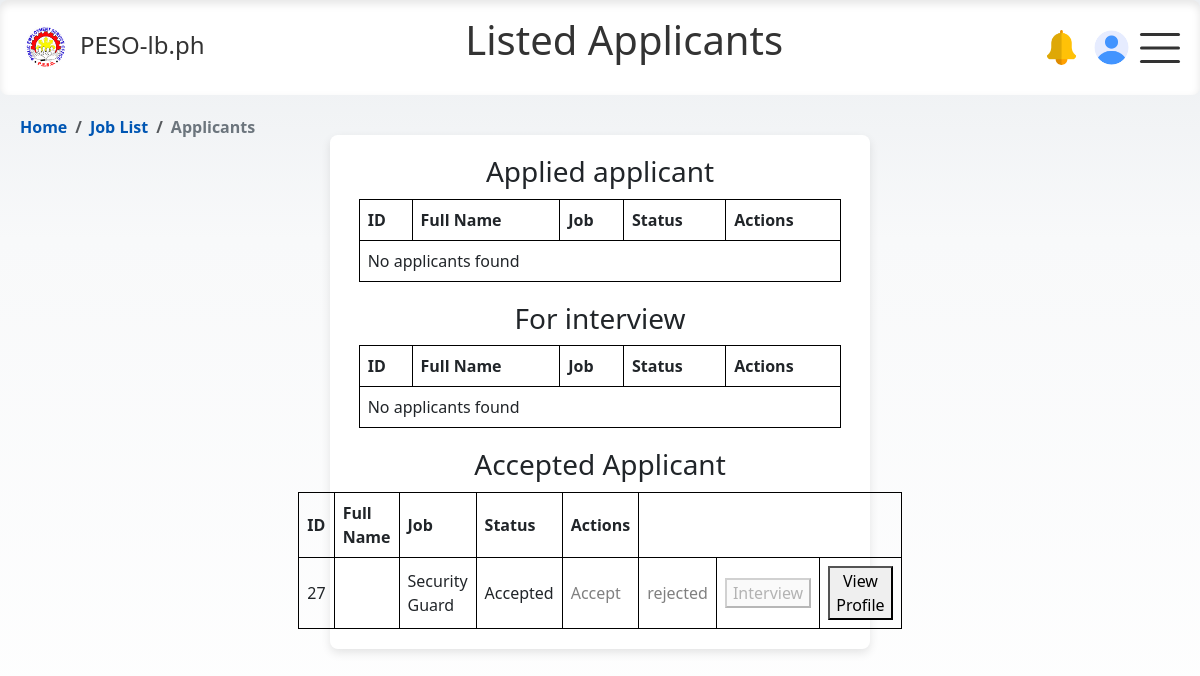
/html/adminpage/applicant_list.php?job_id=13 (signed in), run on the app's committed database.
### tables this page shows
CREATE TABLE `applicant_profile` (
  `id` int(11) NOT NULL,
  `user_id` int(11) NOT NULL,
  `email` varchar(255) NOT NULL,
  `first_name` varchar(100) DEFAULT NULL,
  `last_name` varchar(100) DEFAULT NULL,
  `middle_name` varchar(100) DEFAULT NULL,
  `dob` date DEFAULT NULL,
  `age` int(11) DEFAULT NULL,
  `specialization` varchar(255) DEFAULT NULL,
  `sex` enum('male','female') DEFAULT NULL,
  `civil_status` enum('Single','Married','Widowed') DEFAULT NULL,
  `contact_no` int(11) DEFAULT NULL,
  `photo` varchar(255) DEFAULT 'user.png',
  `house_address` varchar(255) DEFAULT NULL,
  `sss_no` varchar(20) DEFAULT NULL,
  `pagibig_no` varchar(20) DEFAULT NULL,
  `philhealth_no` varchar(20) DEFAULT NULL,
  `passport_no` varchar(20) DEFAULT NULL,
  `immigration_status` enum('Documented','Undocumented','Returning','Repatriated') DEFAULT NULL,
  `spouse_name` varchar(100) DEFAULT NULL,
  `spouse_contact` varchar(15) DEFAULT NULL,
  `fathers_name` varchar(100) DEFAULT NULL,
  `fathers_address` varchar(255) DEFAULT NULL,
  `mothers_name` varchar(100) DEFAULT NULL,
  `mothers_address` varchar(255) DEFAULT NULL,
  `emergency_contact_name` varchar(100) DEFAULT NULL,
  `next_of_kin_relationship` varchar(50) DEFAULT NULL,
  `next_of_kin_contact` varchar(15) DEFAULT NULL,
  `education_level` enum('Elementary Undergraduate','Elementary Graduate','High School Undergraduate','High School Graduate','College Undergraduate','College Graduate','Vocational') DEFAULT NULL,
  `occupation` enum('Administrative Work','Medical Work','Factory/Manufacturing','Farmers (Agriculture)','Teaching','Information Technology','Engineering','Restaurant Jobs (F&B)','Seaman (Sea-Based)','Household Service Worker (Domestic Helper)','Construction Work','Entertainment','Tourism Sector','Hospitality Sector','Others') DEFAULT NULL,
  `prefix` enum('Sr.','Jr.','II','III','IV','V','VI','VII') DEFAULT NULL,
  `emergency_contact_num` int(11) DEFAULT NULL,
  `income` int(11) DEFAULT NULL,
  `country` varchar(100) DEFAULT NULL,
  `employment_type` varchar(100) DEFAULT NULL,
  `employment_form` enum('Recruitment Agency','Government Hire','Name Hire','Referral') DEFAULT NULL,
  `employer_name` varchar(100) DEFAULT NULL,
  `contact_number` int(11) DEFAULT NULL,
  `employer_address` varchar(100) DEFAULT NULL,
  `local_agency_name` varchar(100) DEFAULT NULL,
  `local_agency_address` varchar(100) DEFAULT NULL,
  `arrival_date` date DEFAULT NULL,
  `dept_date` date DEFAULT NULL
);

CREATE TABLE `applications` (
  `id` int(11) NOT NULL,
  `applicant_id` int(11) DEFAULT NULL,
  `job_posting_id` int(11) DEFAULT NULL,
  `application_date` date DEFAULT NULL,
  `status` varchar(50) DEFAULT 'pending',
  `job` varchar(255) DEFAULT NULL
);

### html/adminpage/applicant_list.php (the view, shortened to what this page needs)
<?php
    include '../../php/conn_db.php';
    function checkSession() {
        if (!isset($_SESSION['id'])) {
            header("Location: ../../index.html");
            exit();
        } else {
            return $_SESSION['id'];
        }
    }
    $userId = checkSession();
    $jobid = $_GET['job_id'];
    $sql = "SELECT ap.*, a.*
    FROM applicant_profile ap
    JOIN applications a ON ap.user_id = a.applicant_id
    WHERE a.job_posting_id = ? AND a.status != 'rejected'";
        $stmt = $conn->prepare($sql);
        $stmt->bind_param("i", $jobid);
        $stmt->execute();
        $result = $stmt->get_result();
        $pending = [];
        $review = [];
        $rejected = [];
        if ($result->num_rows > 0) {
        while ($row = $result->fetch_assoc()) {
            if ($row['status'] == 'pending') {
                $pending[] = $row;
            } elseif ($row['status'] == 'interview') {
                $review[] = $row;
            } elseif ($row['status'] == 'accepted') {
                $rejected[] = $row;
            }
        }
        }
    $sql = "SELECT * FROM empyers WHERE id = ?";
    $stmt = $conn->prepare($sql);
    $stmt->bind_param("i", $userId);
    $stmt->execute();
    $res = $stmt->get_result();
    $row = $res->fetch_assoc();
?>
<!DOCTYPE html>
<html>
<head>
    <link rel="stylesheet" href="https://cdn.jsdelivr.net/npm/bootstrap@5.3.0/dist/css/bootstrap.min.css">
    <link href="https://cdnjs.cloudflare.com/ajax/libs/bootstrap-icons/1.10.0/font/bootstrap-icons.min.css" rel="stylesheet">
    <link rel="stylesheet" href="../../css/modal-form.css">
    <link rel="stylesheet" href="../../css/nav_float.css">
    <link rel="stylesheet" href="../../css/employer.css">
</head>
<body>
<nav>
    <div class="logo">
        <img src="../../img/logo_peso.png" alt="Logo">
        <a href="#"> PESO-lb.ph</a>
    </div>
    <header>
        <h1 class="h1">Listed Applicants</h1>
    </header>
    <div class="profile-icons">
        <div class="notif-icon" data-bs-toggle="popover" data-bs-content="#" data-bs-placement="bottom">
            <img id="#" src="../../img/notif.png" alt="Profile Picture" class="rounded-circle">
        </div>
        <div class="profile-icon-employer" data-bs-toggle="popover" data-bs-placement="bottom">
          <?php if (!empty($row['photo'])): ?>
              <img id="preview" src="php/employer/images/<?php echo $row['photo']; ?>" alt="Profile Image" class="circular--square">
          <?php else: ?>
              <img src="../../img/user-placeholder.png" alt="Profile Picture" class="rounded-circle">
          <?php endif; ?>
        </div>
    </div>
    <div class="burger" id="burgerToggle">
        <span></span>
        <span></span>
        <span></span>
    </div>
</nav>
<nav class="bcrumb-container" aria-label="breadcrumb">
  <ol class="breadcrumb">
    <li class="breadcrumb-item"><a href="../../html/employer/employer_home.php" >Home</a></li>
    <li class="breadcrumb-item"><a href="create_job.php" >Job List</a></li>
    <li class="breadcrumb-item active" aria-current="page">Applicants</li>
  </ol>
</nav>
    <div class='ep-container'>
        <div class="category-container">
        <?php
            function display_table($applicants, $status_label) {
                echo "<h3>$status_label</h3>";
                echo "<table>
                        <tr>
                            <th>ID</th>
                            <th>Full Name</th>
                            <th>Job</th>
                            <th>Status</th>
                            <th>Actions</th>
                        </tr>";
                if (!empty($applicants)) {
                    foreach ($applicants as $row) {
                        $full_name = htmlspecialchars($row['first_name'] . ' ' . $row['middle_name'] . ' ' . $row['last_name']);
                        $status = $row['status'];
                        $interview_button_disabled = ($status == 'interview' || $status == 'accepted') ? 'disabled' : '';
                        $accept_link_disabled = ($status == 'accepted') ? 'disabled-link' : '';
                        echo "
                        <tr>
                            <td>" . htmlspecialchars($row['applicant_id']) . "</td>
                            <td>" . htmlspecialchars($full_name) . "</td>
                            <td>" . htmlspecialchars($row['job']) . "</td>
                            <td>" . ucfirst($row['status']) . "</td>
                            <td>
                                <a href='application_process.php?id= ". htmlspecialchars($row['user_id']). "'
                                class='".$accept_link_disabled."'>Accept</a>
                            </td>
                            <td>
                            <a href='application_rejection.php?id=" . htmlspecialchars($row['user_id']) . "'
                            class='".$accept_link_disabled."'>rejected</a>
                            </td>
                            <td>
                                <button id='openFormBtn' data-applicant-id=" . htmlspecialchars($row["applicant_id"]) ."
                                data-job-id=" . htmlspecialchars($row["job_posting_id"]) . " $interview_button_disabled>Interview</button>
                            </td>
                            <td><button id='profileFormBtn' class='openProfileBtn' data-applicant-id='" . htmlspecialchars($row["applicant_id"]) . "'>View Profile</button></td>
                        </tr>";
                    }
                } else {
                    echo "<tr><td colspan='5'>No applicants found</td></tr>";
                }
                echo "</table>";
            }
            echo "<div class='category-section'>";
            display_table($pending, 'Applied applicant');
            echo "</div>";
            echo "<div class='category-section'>";
            echo "</div>";
            echo "<div class='category-section'>";
            display_table($rejected, 'Accepted Applicant');
            echo "</div>";
        ?>
        </div>
    </div>
</body>
</html>

### css/nav_float.css (style rules this page uses)
body { margin: 0; opacity: 1; font-family: system-ui; background: linear-gradient(to bottom, #EBEEF1 0%, #f8f9fa 30%, #ffffff 100%); background-repeat: no-repeat; background-attachment: fixed; min-height: 100vh; }
.h1, .ofw-h1 { width: 100%; text-align: center; color: #333; margin-top:-1vh; }
.profile-icons,.profile-icon-employer, .profile-index { display: flex; align-items: left; margin-right: 3vw; }
.profile-icon, .profile-icon-employer, .profile-index, .notif-icon { width: 35px; height: 35px; border-radius:50%; overflow: hidden; position: relative; margin-right: 15px; }
.notif-icon img,.profile-icon img, .profile-icon-employer img { width: 100%; height: auto; }
td { width: -120vw; height: auto; }
nav { position: sticky; top: 0; background-color: #fff; color: #333; display: flex; justify-content: space-between; align-items: center; padding: 20px 20px; margin: auto; max-width: 100vw; box-shadow: inset 0px 4px 8px rgba(0, 0, 0, 0.1); border-radius: 8px; z-index: 1000; }
.logo { display: flex; align-items: center; margin-bottom: 5px; }
.logo a { color: #333; text-decoration: none; font-size: 24px; font-weight:400; margin-left:10px; }
.logo img { width: 50px; height: 50px; }
.burger { cursor: pointer; margin-left: 5vw; }
.burger { position: absolute; top: 50%; right: 20px; transform: translateY(-50%); width: 40px; height: 30px; background: transparent; cursor: pointer; }
.burger span { display: block; position: absolute; height: 3px; width: 100%; background: #333; border-radius: 5px; opacity: 1; left: 0; transform: rotate(0deg); transition: .25s ease-in-out; }
.burger span:nth-of-type(1) { top: 0px; transform-origin: left center; }
.burger span:nth-of-type(2) { top: 50%; transform: translateY(-50%); transform-origin: left center; }
.burger span:nth-of-type(3) { top: 100%; transform-origin: left center; transform: translateY(-100%); }
.bcrumb-container { position: relative; top: 0; background-color: transparent; color: #333; display: flex; justify-content:flex-start; align-items: left; padding: 20px 20px; margin: auto; margin-bottom: -5vh; max-width: auto; box-shadow: none; border-radius: 0; z-index: 1; }
.breadcrumb { background-color: transparent; list-style: none; }
.breadcrumb-item { color: #007bff; font-weight: bold; }
.breadcrumb-item.active { color: #6c757d; }
.breadcrumb-item a { text-decoration: none; color: #0056b3; }

### css/employer.css (style rules this page uses)
.ep-container { display: flex; justify-content: center; align-items: center; min-height: auto; max-width: 45vw; width: 100%; margin: 2% auto; background-color: #fff; padding: 20px; border-radius: 8px; box-shadow: 0px 4px 10px rgba(0, 0, 0, 0.1); }
.bcrumb-container { position: relative; top: 0; background-color: transparent; color: #333; display: flex; justify-content:flex-start; align-items: left; padding: 20px 20px; margin: auto; margin-bottom: -8vh; max-width: auto; box-shadow: none; border-radius: 0; z-index: 1; }
.breadcrumb { background-color: transparent; list-style: none; }
.breadcrumb-item { color: #007bff; font-weight: bold; }
.breadcrumb-item.active { color: #6c757d; }
.breadcrumb-item a { text-decoration: none; color: #0056b3; }

### html/adminpage/applicant_list.php (style rules this page uses)
.category-container { display: flex; flex-direction: column; gap: 20px; }
.category-section { display: flex; flex-direction: column; align-items: center; width: 100%; }
.category-section h3 { margin-bottom: 10px; }
table { width: 80%; border-collapse: collapse; }
table, th, td { border: 1px solid black; }
th, td { padding: 8px; text-align: left; }
.disabled-link { pointer-events: none; color: gray; text-decoration: none; }

### data on the page
applicant_profile: applications.applicant_id "27", applications.job "Security Guard", applications.status "Accepted"

### other printed values
$status_label "Applied applicant For interview Accepted Applicant"
